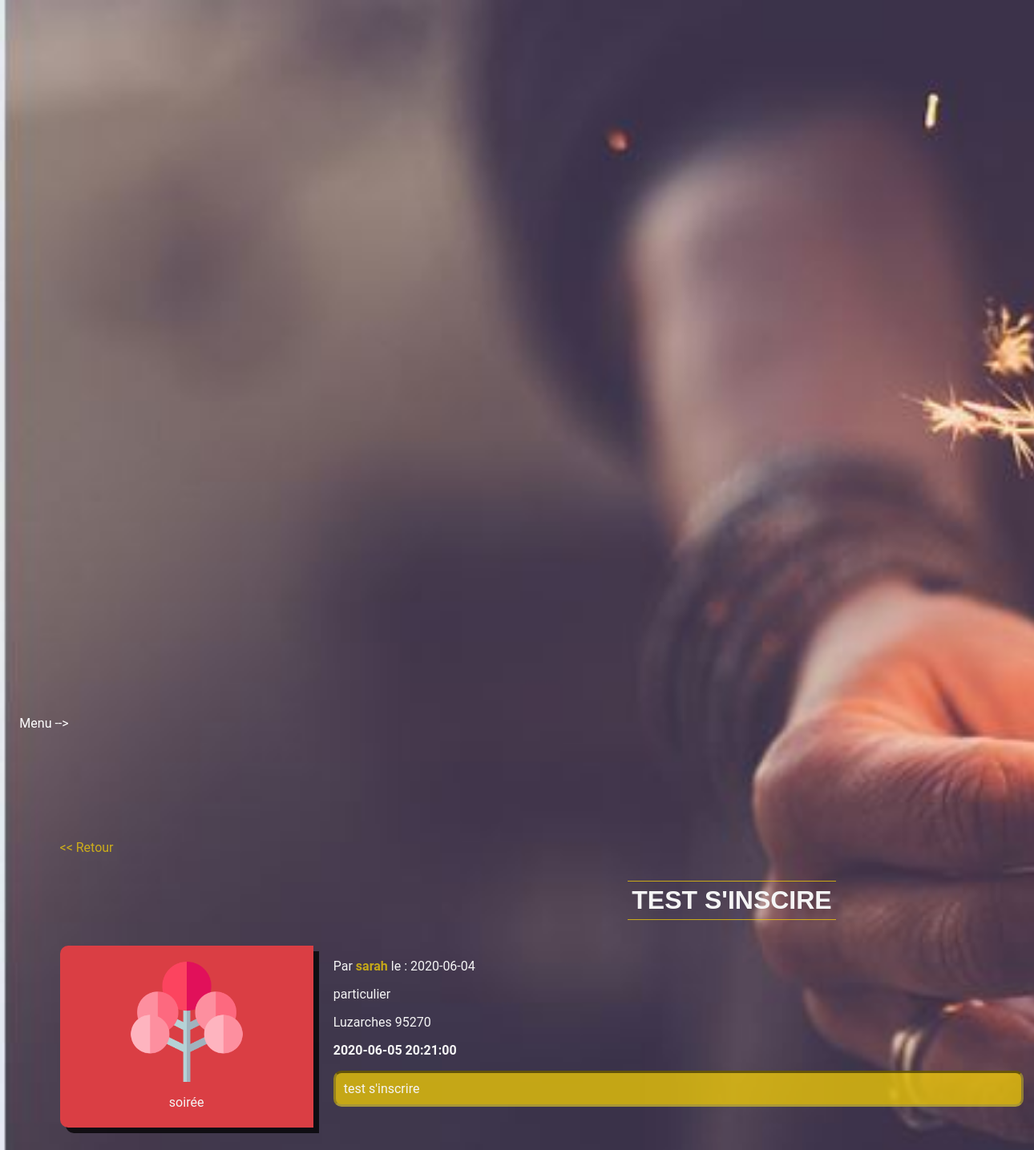
Screenshot of /php/detailsEvent.php?id_evenement=48 (signed in) with the database file from the repository.
### tables this page shows
CREATE TABLE `evenements` (
  `id_evenement` int(11) NOT NULL,
  `id_utilisateur` int(11) NOT NULL,
  `date_poste` datetime NOT NULL DEFAULT CURRENT_TIMESTAMP,
  `description` text NOT NULL,
  `date_evenement` datetime NOT NULL,
  `titre_evenement` varchar(250) NOT NULL,
  `id_karma` int(11) DEFAULT NULL,
  `id_categorie` int(11) DEFAULT NULL,
  `adresse` varchar(250) NOT NULL,
  `code_postal` int(5) NOT NULL,
  `commune` varchar(250) NOT NULL,
  `y` float DEFAULT NULL,
  `x` float DEFAULT NULL
);

CREATE TABLE `categorie_evenements` (
  `id_categorie` int(11) NOT NULL,
  `nom_categorie` varchar(100) NOT NULL
);

CREATE TABLE `utilisateurs` (
  `id_utilisateur` int(11) NOT NULL,
  `prenom` varchar(100) NOT NULL,
  `nom` varchar(100) NOT NULL,
  `date_naissance` date NOT NULL,
  `adresse` varchar(250) NOT NULL,
  `code_postale` int(5) NOT NULL,
  `pays` varchar(100) NOT NULL,
  `telephone` int(10) NOT NULL,
  `mail` varchar(250) NOT NULL,
  `pseudo` varchar(100) NOT NULL,
  `mot_de_passe` varchar(255) NOT NULL,
  `type_utilisateur` varchar(50) NOT NULL,
  `ville` varchar(200) NOT NULL,
  `date_creation_utilisateur` datetime DEFAULT CURRENT_TIMESTAMP,
  `karma` decimal(4,2) DEFAULT '0.00'
);

### php/detailsEvent.php (the view, shortened to what this page needs)
<?php
require("headerConnect.php");
$id_evenement =$_GET['id_evenement'];
?>
<!DOCTYPE html>
<html lang="fr">
<head>
    <link rel="stylesheet" href="../assets/css/events.css"/>
    <?php
    $reponse = $bdd->query('SELECT ut.* ,ev.id_evenement, ev.titre_evenement, ev.id_utilisateur,  ev.adresse, ev.code_postal, ev.commune,  ev.date_evenement,DATE(ev.date_poste) as date_poste
    ,ev.description, ce.* FROM evenements as ev left join utilisateurs as ut
    on ev.id_utilisateur= ut.id_utilisateur left join categorie_evenements as ce on ce.id_categorie = ev.id_categorie
    where ev.id_evenement ="'.$id_evenement.'"');
    $donnees = $reponse->fetchAll();
    for ($i = 0; $i < sizeof($donnees); $i++) {
    ?>
    <section class="fond" id="trie">
        <a href="events.php"> << Retour</a>
        <div class="listOfEvent">
            <div class="centerH3">
                <h3 class="titleOfEvent"><?php echo $donnees[$i]['titre_evenement']; ?> </h3>
            </div>
            <ul class="collectionItem">
                <div class="pictureEvent1">
                    <img id="imgTree" src="../assets/images/arbre_icon.png"/>
                    <p><?php echo $donnees[$i]['nom_categorie']; ?></p>
                </div>
                <div class="pictureEvent">
                    <div class="gauche">
                        <p><?php echo "Par " ?> <b><a
                                    href="userProfil.php?id_user= <?php echo $donnees[$i]['id_utilisateur'] ?>"> <?php echo $donnees[$i]['pseudo'] ?></a></b>
                            le : <?php echo $donnees[$i]['date_poste'] ?></p>
                        <p><?php echo $donnees[$i]['type_utilisateur']; ?></p>
                        <p><?php echo $donnees[$i]['commune'] . " " . $donnees[$i]['code_postal']; ?></p>
                        <p><b> <?php echo $donnees[$i]['date_evenement']; ?></b></p>
                    </div>
                    <p class="description"><?php echo $donnees[$i]['description']; ?></p>
                </div>
            </ul>
        </div>
        <?php
    }
    ?>
    </section>
</head>
<body>

### assets/css/events.css (style rules this page uses)
body { margin: 0 !important; font-family: 'Roboto', sans-serif; color: whitesmoke; background: url(../images/test.jpg) no-repeat fixed; background-size: cover; }
.fond { display: flex; margin-left: 5%; margin-right: 5%; padding: 10px 10px 10px 10px; border-radius: 10px; top: 195px; height: 800px; width: 100%; overflow: scroll; }
.fond { display: block; }
#imgTree { width: 150px; }
.pictureEvent1 { width: 25%; text-align: -webkit-center; background: #da3e44; border-radius: 10px 0 0 10px; padding-top: 20px; -webkit-box-shadow: 7px 7px 0px 0px rgba(0,0,0,0.75); -moz-box-shadow: 7px 7px 0px 0px rgba(0,0,0,0.75); box-shadow: 7px 7px 0px 0px rgba(0,0,0,0.75); }
.centerH3 { margin-left: 30%; }
.pictureEvent { width: 75%; padding-bottom: 10px; padding-left: 20px; position: relative; height: fit-content; margin-left: 5px; }
.listOfEvent { margin-bottom: 10%; }
.titleOfEvent { border-bottom: solid 1px rgba(255,215, 0,0.7); border-top: solid 1px rgba(255,215, 0,0.7); padding: 5px; font-size: 2rem; width: fit-content; text-align: center; text-transform: uppercase; font-family: 'Arbutus Slab', sans-serif ; }
.collectionItem { display: flex; flex-direction: row; margin: 0; padding: 0; justify-content: center; }
.description { background: rgba(255,215, 0,0.7) ; padding: 10px; color: whitesmoke; border-radius: 10px; width: fit-content; width: 88%; border: inset; border-bottom-color: rgba(97, 114, 133, 0.3) ; border-top-color: rgba(0, 0, 0, 0.5); border-right-color: rgba(0, 0, 0, 0.5) ; border-left-color: rgba(97, 114, 133, 0.3); }
a { text-decoration: none; color: rgba(255,215, 0,0.7); }
#map, .centerH3 { text-align: -webkit-center; }
.gauche { text-align: left; }

### rows the page displays
evenements: titre_evenement "TEST S'INSCIRE", id_categorie.nom_categorie "soirée", id_utilisateur.pseudo "sarah", date_poste "2020-06-04", id_utilisateur.type_utilisateur "particulier", commune "Luzarches", code_postal "95270", date_evenement "2020-06-05 20:21:00", description "test s'inscrire"
